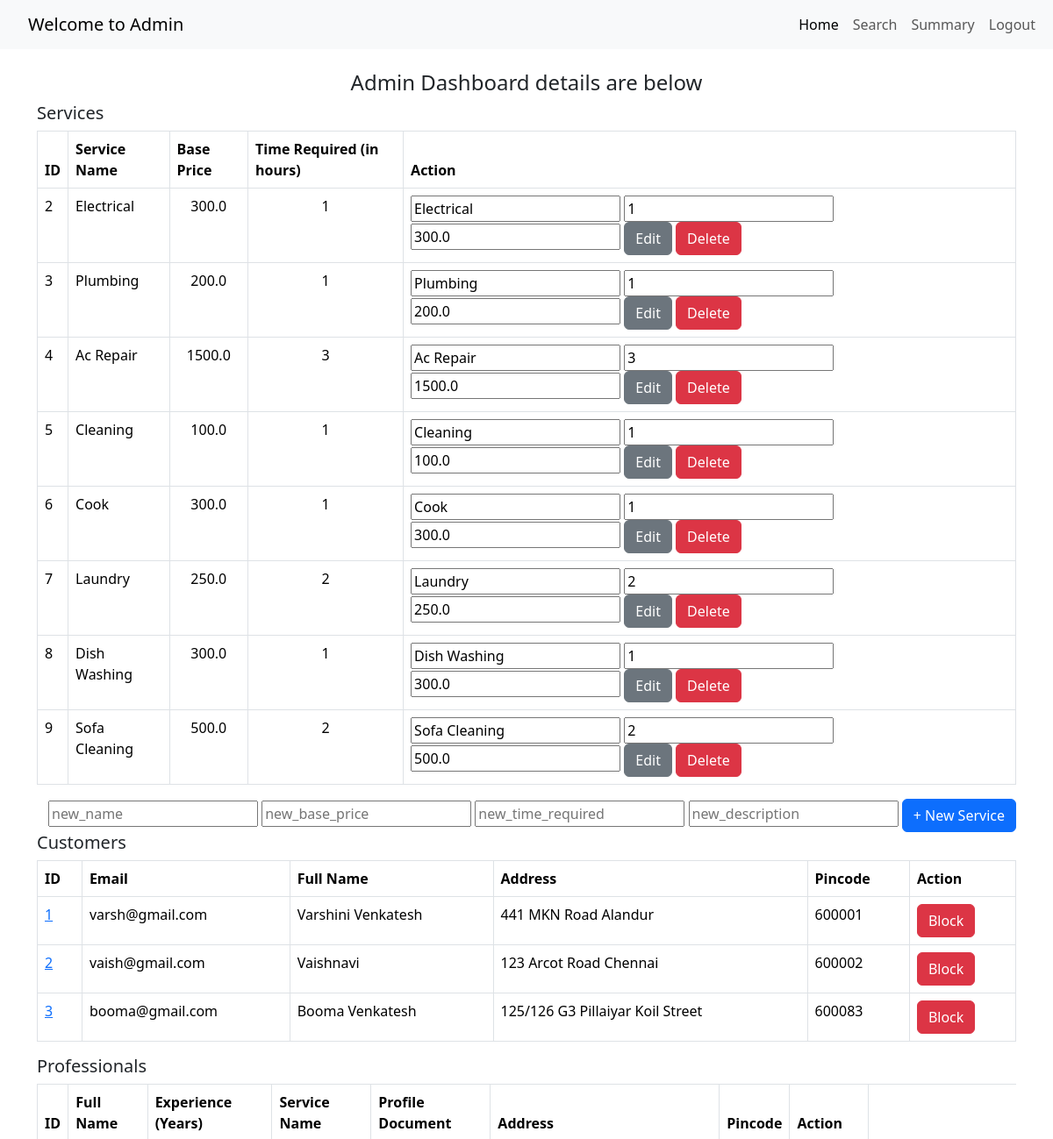
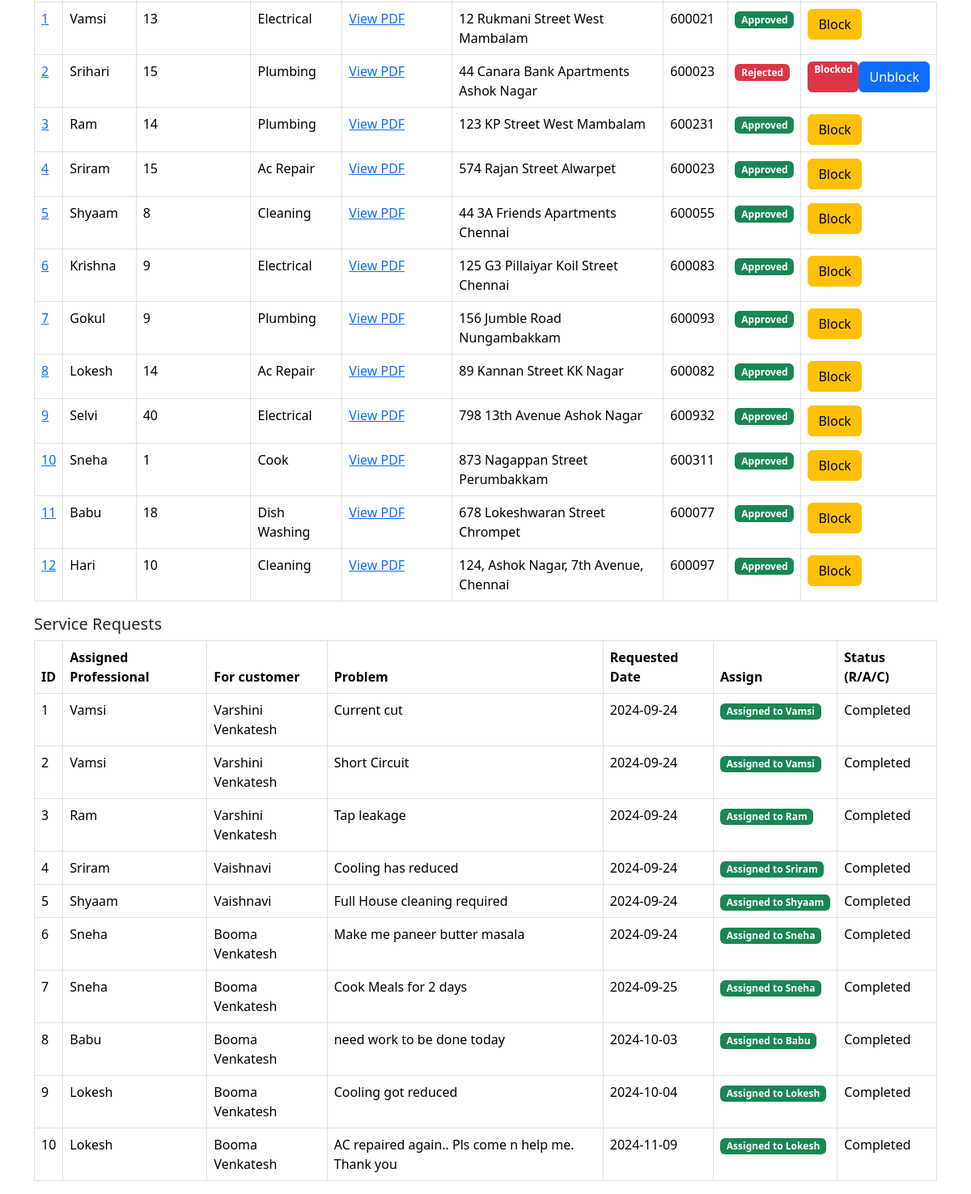
Page /admindashboard on the earlier database version (2 pictures, top to bottom).
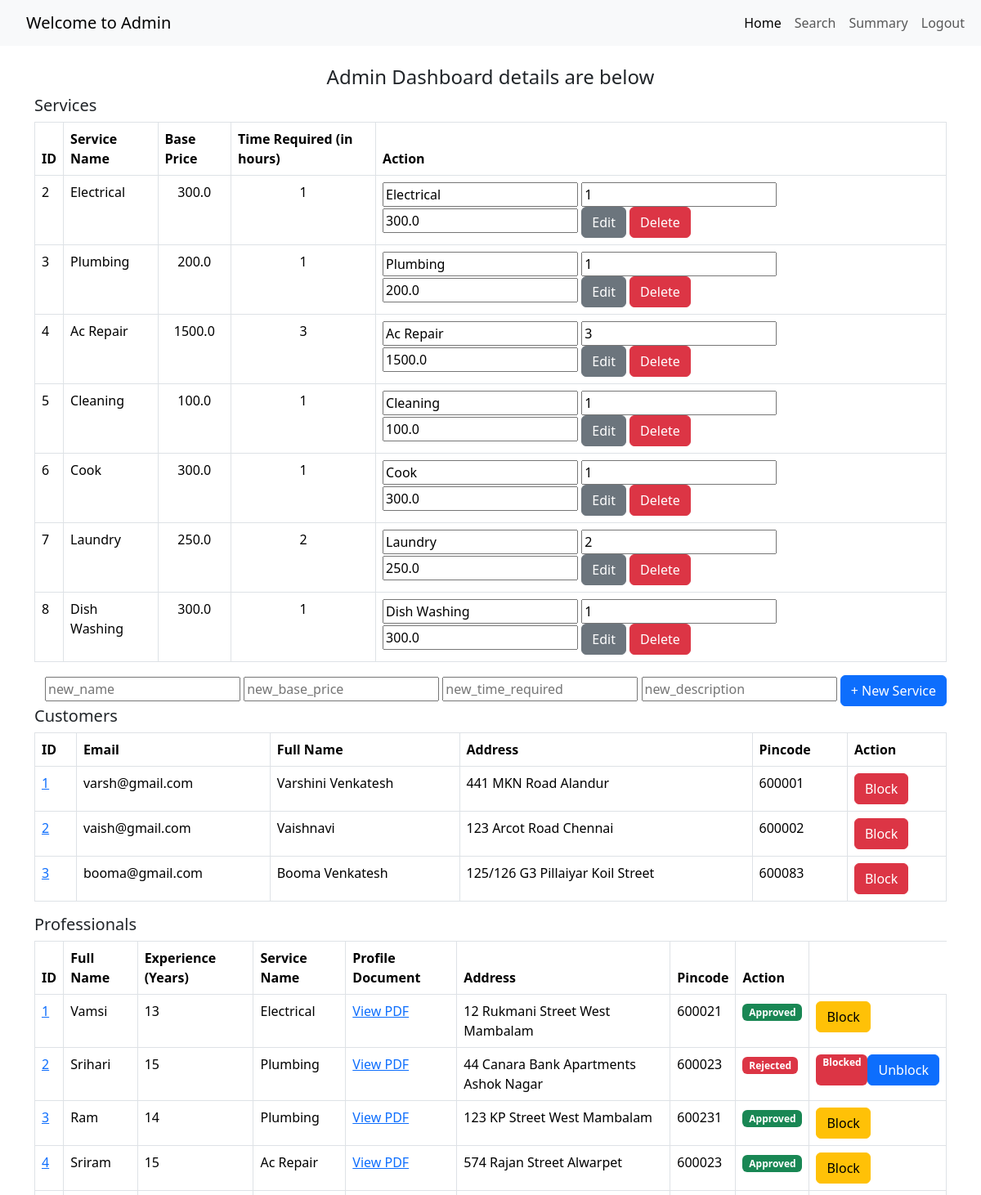
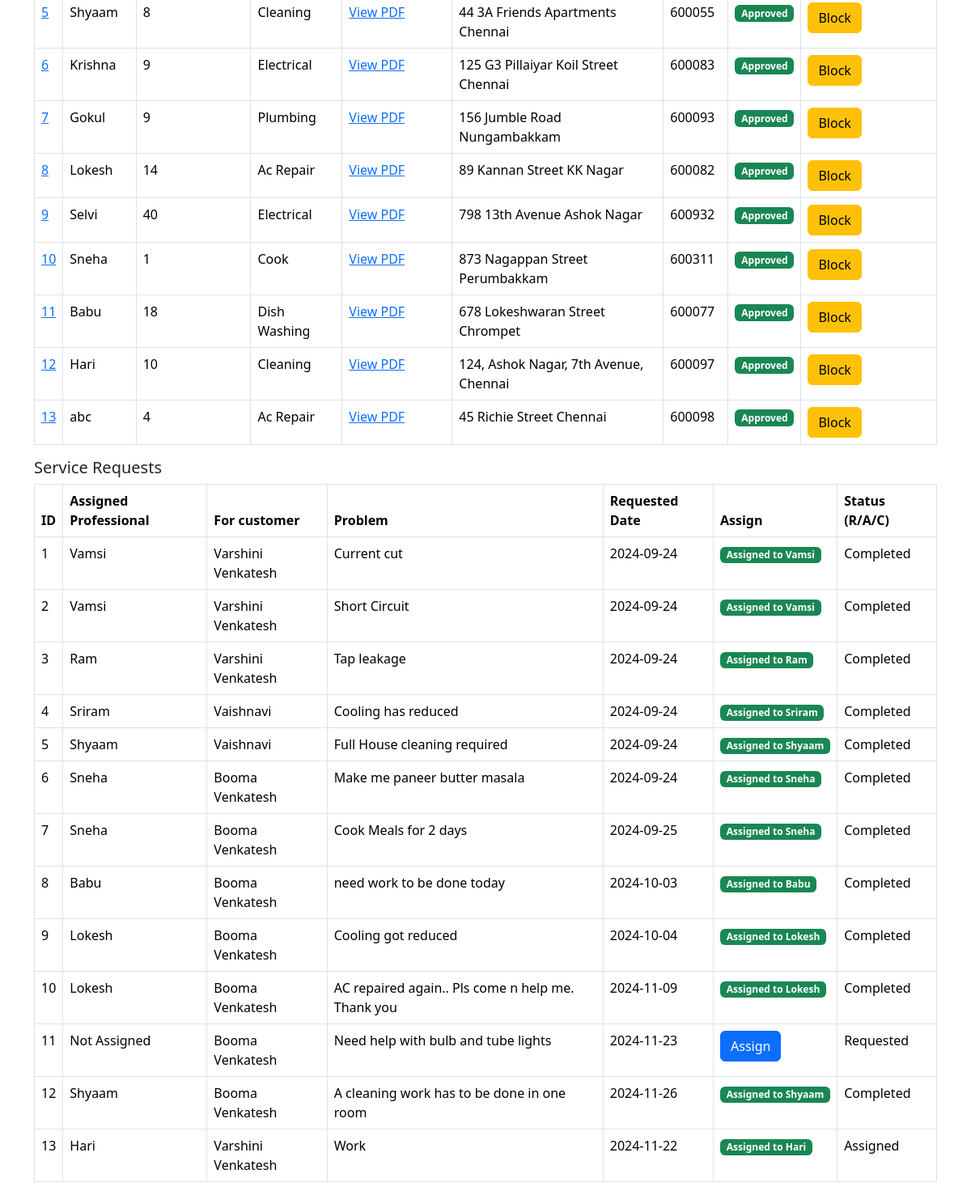
Same page on the later database version (2 pictures, top to bottom).
### application/models.py (models this page shows, shortened)
class Service(db.Model):
    __tablename__ = 'services'
    service_id = db.Column(db.Integer, primary_key=True)
    name = db.Column(db.String(100), nullable=False)
    base_price = db.Column(db.Float, nullable=False)
    time_required = db.Column(db.String(50), nullable=False)
    descriptions = db.Column(db.Text, nullable=True)
    service_requests_list = db.relationship('ServiceRequest', backref='service', cascade='all, delete-orphan', lazy=True)

class Customer(db.Model):
    __tablename__ = 'customers'
    id = db.Column(db.Integer, primary_key=True)
    email = db.Column(db.String(120), unique=True, nullable=False)
    password = db.Column(db.String(120), nullable=False)
    full_name = db.Column(db.String(100), nullable=False)
    address = db.Column(db.String(200), nullable=False)
    pincode = db.Column(db.String(10), nullable=False)

class ServiceProfessional(db.Model):
    __tablename__ = 'service_professionals'
    id = db.Column(db.Integer, primary_key=True)
    email = db.Column(db.String(120), unique=True, nullable=False)
    password = db.Column(db.String(120), nullable=False)
    full_name = db.Column(db.String(100), nullable=False)
    service_id = db.Column(db.Integer, db.ForeignKey('services.service_id'), nullable=False)
    experience = db.Column(db.Integer, nullable=False)
    profile_doc = db.Column(db.String(200), nullable=False)
    address = db.Column(db.String(200), nullable=False)
    pincode = db.Column(db.String(10), nullable=False)
    date_created = db.Column(db.DateTime, default=date.today())
    status = db.Column(db.String(50), nullable=False)
    service = db.relationship('Service', backref='service_professionals', lazy=True)

class ServiceRequest(db.Model):
    __tablename__ = 'service_requests'
    serv_req_id = db.Column(db.Integer, primary_key=True)
    service_id = db.Column(db.Integer, db.ForeignKey('services.service_id'), nullable=False)
    cust_id = db.Column(db.Integer, db.ForeignKey('customers.id'), nullable=False)
    professional_id = db.Column(db.Integer, db.ForeignKey('service_professionals.id'), nullable=True)
    date_of_req = db.Column(db.DateTime, default=date.today)
    date_of_completion = db.Column(db.DateTime, nullable=True)
    service_status = db.Column(db.String(50), nullable=False)  # requested, assigned, completed
    remarks = db.Column(db.Text, nullable=True)
    professional = db.relationship('ServiceProfessional', backref='service_requests', lazy=True)
    customer = db.relationship('Customer', backref='service_requests', lazy=True)

### app.py (the view)
@app.route('/admindashboard', methods= ['GET'])
def admindashboard():
    if request.method == 'GET':
        services = Service.query.all()
        professionals = ServiceProfessional.query.all()
        service_requests = ServiceRequest.query.all()
        customers = Customer.query.all()
        return render_template("admindashboard.html", services = services, professionals = professionals, service_requests = service_requests, customers = customers)

### templates/admindashboard.html (shortened to what this page needs)
<!DOCTYPE html>
<html lang="en">
<head>
    <link href="https://cdn.jsdelivr.net/npm/bootstrap@5.3.3/dist/css/bootstrap.min.css" rel="stylesheet">
</head>
<body>
    <nav class="navbar navbar-expand-lg navbar-light bg-light">
        <div class="container-fluid">
          <a class="navbar-brand" href="#">Welcome to Admin</a>
          <div class="collapse navbar-collapse" id="navbarNavAltMarkup">
            <div class="navbar-nav">
              <a class="nav-link active" aria-current="page" href="#">Home</a>
              <a class="nav-link" href="{{ url_for('adminsearchpage')}}">Search</a>
              <a class="nav-link" href="{{ url_for('render_admin_summary')}}">Summary</a>
              <a class="nav-link" href="{{ url_for('logout') }}">Logout</a>
            </div>
          </div>
        </div>
    </nav>
    <div class="container mt-4">
        <h4 style="text-align: center;">Admin Dashboard details are below</h4>
        <div class="row">
            <div class="col-md-12">
                <h5>Services</h5>
                <table class="table table-bordered">
                    <thead>
                        <tr>
                            <th>ID</th>
                            <th>Service Name</th>
                            <th>Base Price</th>
                            <th>Time Required (in hours)</th>
                            <th>Action</th>
                        </tr>
                    </thead>
                    <tbody>
                        {% for service in services %}
                        <tr>
                            <td>{{ service.service_id }}</td>
                            <td>{{ service.name }}</td>
                            <td style="text-align: center;">{{ service.base_price }}</td>
                            <td style="text-align: center;">{{ service.time_required }}</td>
                            <td>
                                <form action="{{ url_for('edit_service', id=service.service_id) }}" method="POST" style="display:inline;">
                                    <input type="text" name="name" value="{{ service.name }}" placeholder="name" required>
                                    <input type="number" name="time_required" value="{{ service.time_required }}" placeholder="timing" required>
                                    <input type="number" name="base_price" value="{{ service.base_price }}" placeholder="base_price" required>
                                    <button type="submit" class="btn btn-secondary">Edit</button>
                                </form>
                                <form action="{{ url_for('delete_service', id=service.service_id) }}" method="POST" style="display:inline;">
                                    <button type="submit" class="btn btn-danger">Delete</button>
                                </form>
                            </td>
                        </tr>
                        {% else %}
                        <tr>
                            <td colspan="4">No services found</td>
                        </tr>
                        {% endfor %}
                    </tbody>
                </table>
                <form action="{{ url_for('add_new_service')}}" method="POST" style="text-align: right;">
                    <input type="text" name = "new_name" placeholder="new_name" required>
                    <input type="number" name = "new_base_price" placeholder="new_base_price" required>
                    <input type="number" name = "new_time_required" placeholder="new_time_required" required>
                    <input type="text" name = "new_description" placeholder="new_description" required>
                    <button type="submit" class="btn btn-primary">+ New Service</button>
                </form>
        </div>
            <div class="col-md-12">
                <h5>Customers</h5>
                <table class="table table-bordered">
                    <thead>
                        <tr>
                            <th>ID</th>
                            <th>Email</th>
                            <th>Full Name</th>
                            <th>Address</th>
                            <th>Pincode</th>
                            <th>Action</th>
                        </tr>
                    </thead>
                    <tbody>
                        {% for customer in customers %}
                        <tr>
                            <td><a href="{{ url_for('viewcustomerprofile', id=customer.id) }}">{{ customer.id }}</a></td>
                            <td>{{ customer.email }}</td>
                            <td>{{ customer.full_name }}</td>
                            <td>{{ customer.address }}</td>
                            <td>{{ customer.pincode }}</td>
                            <td>
                                <form action="{{ url_for('block_customer', id=customer.id) }}" method="POST" style="display:inline;">
                                    <button type="submit" class="btn btn-danger">Block</button>
                                </form>
                            </td>
                        </tr>
                        {% else %}
                        <tr>
                            <td colspan="5">No Customers found</td>
                        </tr>
                        {% endfor %}
                    </tbody>
                </table>
            </div>
            <div class="col-md-12">
                <h5>Professionals</h5>
                <table class="table table-bordered">
                    <thead>
                        <tr>
                            <th>ID</th>
                            <th>Full Name</th>
                            <th>Experience (Years)</th>
                            <th>Service Name</th>
                            <th>Profile Document</th>
                            <th>Address</th>
                            <th>Pincode</th>
                            <th>Action</th>
                        </tr>
                    </thead>
                    <tbody>
                        {% for professional in professionals %}
                        <tr>
                            <td><a href="{{ url_for('viewprofessionalprofile', id=professional.id) }}">{{ professional.id }}</a></td>
                            <td>{{ professional.full_name }}</td>
                            <td>{{ professional.experience }}</td>
                            <td>{{ professional.service.name }}</td>
                            <td>
                                {% if professional.profile_doc %}
                                    {% if professional.profile_doc.endswith('.pdf') %}
                                        <a href="{{ url_for('uploaded_file', filename=professional.profile_doc) }}" target="_blank">
                                            View PDF
                                        </a>
                                    {% endif %}
                                {% else %}
                                    No Document
                                {% endif %}
                            </td>
                            <td>{{ professional.address }}</td>
                            <td>{{ professional.pincode }}</td>
                            <td>
                                <div class="btn-group" role="group" aria-label="Basic mixed styles example">
                                    {% if professional.status == 'requested' %}
                                        <form action="{{ url_for('approve_professional', id=professional.id) }}" method="POST" style="display:inline;">
                                            <button type="submit" class="btn btn-success">Approve</button>
                                        </form>
                                        <form action="{{ url_for('reject_professional', id=professional.id) }}" method="POST" style="display:inline;">
                                            <button type="submit" class="btn btn-danger">Rejected</button>
                                        </form>
                                        <form action="{{ url_for('delete_professional', id=professional.id) }}" method="POST" style="display:inline;">
                                            <button type="submit" class="btn btn-warning">Delete</button>
                                        </form>
                                    {% elif professional.status == 'accepted' %}
                                        <span class="badge bg-success">Approved</span>
                                    {% elif professional.status == 'rejected' %}
                                        <span class="badge bg-danger">Rejected</span>
                                    {% else %}
                                        <span class="badge bg-info">{{ professional.status.title() }}</span>
                                    {% endif %}
                                </div>
                            </td>
                            <td>
                                <div class="btn-group" role="group" aria-label="Professional status actions">
                                    {% if professional.status == 'requested' %}
                                        <form action="{{ url_for('approve_professional', id=professional.id) }}" method="POST" style="display:inline;">
                                            <button type="submit" class="btn btn-success">Approve</button>
                                        </form>
                                        <form action="{{ url_for('reject_professional', id=professional.id) }}" method="POST" style="display:inline;">
                                            <button type="submit" class="btn btn-danger">Reject</button>
                                        </form>
                                    {% elif professional.status == 'accepted' %}
                                        <form action="{{ url_for('block_professional', id=professional.id) }}" method="POST" style="display:inline;">
                                            <button type="submit" class="btn btn-warning">Block</button>
                                        </form>
                                    {% elif professional.status == 'rejected' %}
                                        <span class="badge bg-danger">Blocked</span>
                                        <form action="{{ url_for('unblock_professional', id=professional.id) }}" method="POST" style="display:inline;">
                                            <button type="submit" class="btn btn-primary">Unblock</button>
                                        </form>
                                    {% else %}
                                        <span class="badge bg-info">{{ professional.status.title() }}</span>
                                    {% endif %}
                                </div>
                            </td>
                        </tr>
                        {% else %}
                        <tr>
                            <td colspan="5">No professionals found</td>
                        </tr>
                        {% endfor %}
                    </tbody>
                </table>
            </div>
            <div class="col-md-12">
                <h5>Service Requests</h5>
                <table class="table table-bordered">
                    <thead>
                        <tr>
                            <th>ID</th>
                            <th>Assigned Professional</th>
                            <th>For customer</th>
                            <th>Problem</th>
                            <th>Requested Date</th>
                            <th>Assign</th>
                            <th>Status (R/A/C)</th>
                        </tr>
                    </thead>
                    <tbody>
                        {% for request in service_requests %}
                        <tr>
                            <td>{{ request.serv_req_id }}</td>
                            <td>{% if request.professional.status == 'accepted' %} {{ request.professional.full_name }} {% else %} Not Assigned {% endif %}</td>
                            <td>{% if request.customer %} {{ request.customer.full_name }} {% else %} Not Assigned {% endif %}</td>
                            <td>{{ request.remarks }}</td>
                            <td>{{ request.date_of_req.strftime('%Y-%m-%d') }}</td>
                            <td>
                                {% if request.professional.status == 'accepted' %}
                                    <span class="badge bg-success">Assigned to {{ request.professional.full_name }}</span>
                                {% else %}
                                    <form action="{{ url_for('assign_professional', request_id=request.serv_req_id) }}" method="POST">
                                        <button type="submit" class="btn btn-primary">Assign</button>
                                    </form>
                                {% endif %}
                            </td>
                            <td>{{ request.service_status.title() }}</td>
                        </tr>
                        {% else %}
                        <tr>
                            <td colspan="4">No service requests found</td>
                        </tr>
                        {% endfor %}
                    </tbody>
                </table>
            </div>
        </div>
    </div>
</body>
</html>

### templates/admindashboard.html (style rules this page uses)
.navbar-nav { margin-left: auto; }
.container-fluid { padding-left: 2rem; }

Differences in the rows shown:
removed Service: service_id "9", name "Sofa Cleaning", base_price "500.0", time_required "2"
added ServiceProfessional: id "13", full_name "abc", experience "4", service.name "Ac Repair", address "45 Richie Street Chennai", pincode "600098", status "Approved"
added ServiceRequest: serv_req_id "11", shows "Not Assigned", customer.full_name "Booma Venkatesh", remarks "Need help with bulb and tube lights", date_of_req "2024-11-23", service_status "Requested"
added ServiceRequest: serv_req_id "12", professional.full_name "Shyaam", customer.full_name "Booma Venkatesh", remarks "A cleaning work has to be done in one room", date_of_req "2024-11-26", service_status "Completed"
added ServiceRequest: serv_req_id "13", professional.full_name "Hari", customer.full_name "Varshini Venkatesh", remarks "Work", date_of_req "2024-11-22", service_status "Assigned"
